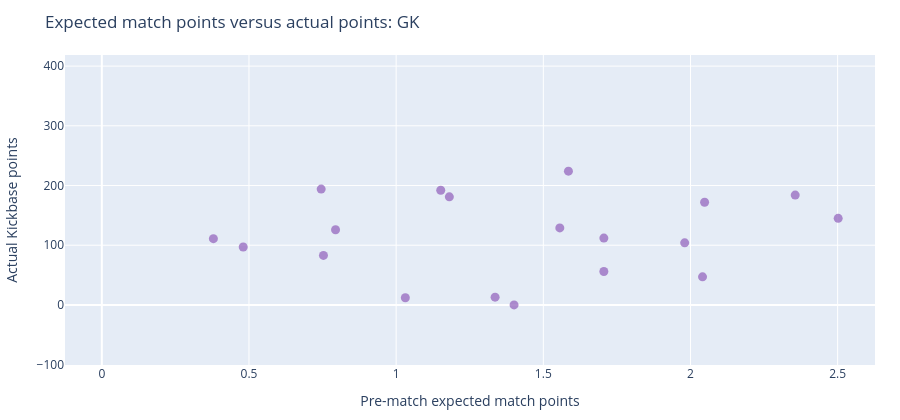
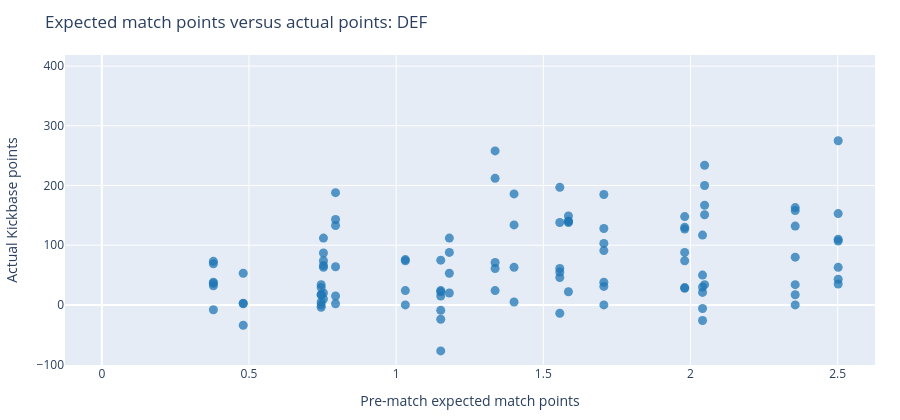
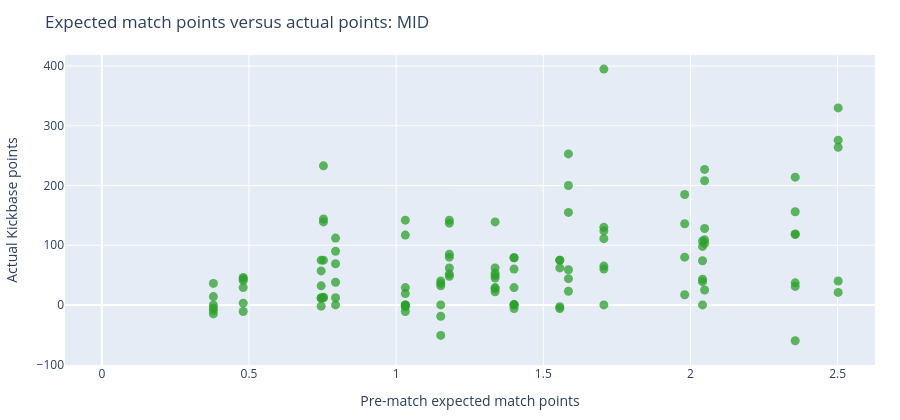
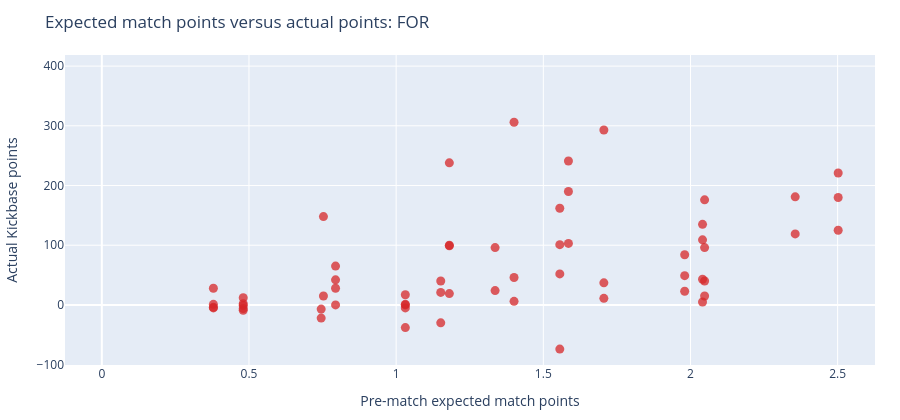

Write notebook code for charts like these, in order.
### Markdown cell above
## Expected match points versus actual points, by position

Each dot is one player. The horizontal axis is the pre-match expected-match-points value; the vertical axis is the actual Kickbase points. Players with zero predicted starting chance who did not appear are excluded; all other players remain. The charts separate goalkeepers, defenders, midfielders, and forwards. Hover a dot for the player and matchday outcome details.

### Code cell
POSITION_LABELS = {1: 'GK', 2: 'DEF', 3: 'MID', 4: 'FOR'}
POSITION_ORDER = ['GK', 'DEF', 'MID', 'FOR']
POSITION_COLORS = {'GK': '#9467bd', 'DEF': '#1f77b4', 'MID': '#2ca02c', 'FOR': '#d62728'}
EXCLUDED_FROM_EXPECTED_POINTS_PLOT = ANALYSIS['starting_chance'].le(0) & ANALYSIS['played'].eq(False)
EXPECTED_POINTS_PLOT = ANALYSIS.loc[~EXCLUDED_FROM_EXPECTED_POINTS_PLOT].copy()
print(f"Excluded {EXCLUDED_FROM_EXPECTED_POINTS_PLOT.sum()} expected non-appearances from the position charts.")
EXPECTED_POINTS_PLOT['position_group'] = (
    pd.to_numeric(EXPECTED_POINTS_PLOT['position'], errors='coerce').map(POSITION_LABELS).fillna('Unknown')
)

def padded_axis_range(values):
    minimum = float(values.min())
    maximum = float(values.max())
    padding = max((maximum - minimum) * 0.05, 0.1)
    return [minimum - padding, maximum + padding]

EXPECTED_POINTS_AXIS_RANGE = padded_axis_range(EXPECTED_POINTS_PLOT['expected_match_points'])
ACTUAL_POINTS_AXIS_RANGE = padded_axis_range(EXPECTED_POINTS_PLOT['actual_points'])

for position_group in POSITION_ORDER:
    players_at_position = EXPECTED_POINTS_PLOT.loc[
        EXPECTED_POINTS_PLOT['position_group'].eq(position_group)
    ]
    if players_at_position.empty:
        continue
    position_figure = go.Figure(go.Scatter(
        x=players_at_position['expected_match_points'],
        y=players_at_position['actual_points'],
        mode='markers',
        name=position_group,
        text=players_at_position['name'],
        customdata=players_at_position[[
            'prediction', 'sofascore_average_rating', 'starting_chance',
            'played', 'started', 'minutes_played',
        ]],
        marker={'size': 9, 'color': POSITION_COLORS.get(position_group, '#7f7f7f'), 'opacity': 0.75},
        hovertemplate=(
            '<b>%{text}</b><br>'
            'Position: ' + position_group + '<br>'
            'Expected match points: %{x:.2f}<br>'
            'Actual points: %{y:.2f}<br>'
            'Raw score: %{customdata[0]:.2f}<br>'
            'SofaScore average rating: %{customdata[1]:.2f}<br>'
            'Starting chance: %{customdata[2]:.2f}<br>'
            'Played: %{customdata[3]}<br>'
            'Started: %{customdata[4]}<br>'
            'Minutes played: %{customdata[5]:.2f}<extra></extra>'
        ),
    ))

    position_figure.update_layout(
        title=f'Expected match points versus actual points: {position_group}',
        xaxis_title='Pre-match expected match points',
        yaxis_title='Actual Kickbase points',
        showlegend=False, height=420,
        margin={'l': 60, 'r': 25, 't': 55, 'b': 55},
    )
    position_figure.update_xaxes(range=EXPECTED_POINTS_AXIS_RANGE)
    position_figure.update_yaxes(range=ACTUAL_POINTS_AXIS_RANGE)
    position_figure.show()

### Figure 1 — Plotly figure (JSON) as saved in the notebook; plotly's stock layout.template omitted (floating-point values rounded to 4 significant figures)
{"data": [{"customdata": [[17.34, 6.93, 1, true, true, 96.12], [3.449, 9.1, 1, true, true, 96.12], [5.12, 6.8, 1, true, true, 98.23], [14.49, 7.1, 1, true, true, 98.23], [7.675, 6.5, 1, true, true, 96.77], [10.11, 6.5, 1, true, true, 96.77], [8.819, 6.6, 1, true, true, 102.7], [0, 0, 0, true, true, 102.7], [1.695, 5.4, 0.2241, false, false, 0], [15.05, 7.6, 1, true, true, 95.52], [0, 0, 0, true, true, 95.52], [14.4, 7.03, 1, true, true, 97.97], [5.44, 7.3, 1, true, true, 97.97], [16.02, 6.8, 1, true, true, 96.77], [0, 0, 0, true, true, 96.77], [11.26, 6.6, 1, true, true, 95.17], [0, 0, 0, true, true, 95.17], [12.52, 7.9, 1, true, true, 94.15], [7.6, 6.6, 1, true, true, 94.15]], "hovertemplate": "<b>%{text}</b><br>Position: GK<br>Expected match points: %{x:.2f}<br>Actual points: %{y:.2f}<br>Raw score: %{customdata[0]:.2f}<br>SofaScore average rating: %{customdata[1]:.2f}<br>Starting chance: %{customdata[2]:.2f}<br>Played: %{customdata[3]}<br>Started: %{customdata[4]}<br>Minutes played: %{customdata[5]:.2f}<extra></extra>", "marker": {"color": "#9467bd", "opacity": 0.75, "size": 9}, "mode": "markers", "name": "GK", "text": ["Manuel Neuer", "Fabian Bredlow", "Nicolas Kristof", "Mark Flekken", "Marvin Schwäbe", "Oliver Baumann", "Matheo Raab", "Noah Atubolu", "Kauã Santos", "Robin Zentner", "Nahuel Noll", "Maarten Vandevoordt", "Moritz Nicolas", "Gregor Kobel", "Daniel Heuer Fernandes", "Mio Backhaus", "Karl Hein", "Finn Dahmen", "Loris Karius"], "type": "scatter", "x": [2.502, 0.3791, 0.753, 2.041, 1.181, 1.556, 1.336, 1.706, 1.401, 1.98, 0.7941, 2.048, 0.7452, 2.356, 0.4804, 1.706, 1.031, 1.585, 1.151], "y": [145.0, 111.0, 83.0, 47.0, 181.0, 129.0, 13.0, 112.0, 0.0, 104.0, 126.0, 172.0, 194.0, 184.0, 97.0, 56.0, 12.0, 224.0, 192.0]}], "layout": {"height": 420, "margin": {"b": 55, "l": 60, "r": 25, "t": 55}, "showlegend": false, "title": {"text": "Expected match points versus actual points: GK"}, "xaxis": {"range": [-0.1251, 2.627], "title": {"text": "Pre-match expected match points"}}, "yaxis": {"range": [-100.6, 418.6], "title": {"text": "Actual Kickbase points"}}}}

### Figure 2 — Plotly figure (JSON) as saved in the notebook; plotly's stock layout.template omitted (floating-point values rounded to 4 significant figures; data arrays with more than 128 entries replaced by an {"elided": "..."} marker saying what was removed)
{"data": [{"customdata": {"elided": "104x6 mixed values"}, "hovertemplate": "<b>%{text}</b><br>Position: DEF<br>Expected match points: %{x:.2f}<br>Actual points: %{y:.2f}<br>Raw score: %{customdata[0]:.2f}<br>SofaScore average rating: %{customdata[1]:.2f}<br>Starting chance: %{customdata[2]:.2f}<br>Played: %{customdata[3]}<br>Started: %{customdata[4]}<br>Minutes played: %{customdata[5]:.2f}<extra></extra>", "marker": {"color": "#1f77b4", "opacity": 0.75, "size": 9}, "mode": "markers", "name": "DEF", "text": ["Jonathan Tah", "Dayot Upamecano", "Konrad Laimer", "Josip Stanišić", "Alphonso Davies", "Nathaniel Brown", "Kim Minjae", "Maximilian Mittelstädt", "Josha Vagnoman", "Jeff Chabot", "Leonidas Stergiou", "Finn Jeltsch", "Ramon Hendriks", "Jan Gyamerah", "Lasse Günther", "Maximilian Rohr", "Felix Keidel", "Lukas Pinckert", "Florian Le Joncour", "Luca Sirch", "Edmond Tapsoba", "Lucas Vázquez", "Miguel Gutiérrez", "Loïc Badé", "Jarell Quansah", "Facundo Medina", "Luka Lochoshvili", "Joël Schmied", "Jahmai Simpson-Pusey", "Gideon Mensah", "Bernardo", "Ozan Kabak", "Albian Hajdari", "Vladimír Coufal", "Robin Hranác", "Mats Rots", "Tom Rothe", "Derrick Köhn", "Josip Juranović", "Leopold Querfeld", "Zeno Van den Bosch", "Robin Koch", "Elias Baum", "Keita Kosugi", "Otávio", "Dominik Kohr", "Danny Da Costa", "Philipp Mwene", "Silvan Dominic Widmer", "Anthony Caci", "Fabio Gruber", "Kacper Potulski", "Laurin Curda", "Mattes Hansen", "Tjark Scheller", "Jano ter Horst", "Jonah Sticker", "Clemens Lippmann", "Willi Orban", "Benjamin Henrichs", "Ridle  Baku", "David Raum", "Lukeba Castello Jr.", "Joseph Scally", "Ko Itakura", "David Herold", "Lukas Ullrich", "Kevin Diks", "Jan Leszczynski", "Daiki Hashioka", "Waldemar Anton", "Julian Ryerson", "Ramy Bensebaini", "Filippo Mane", "Daniel Svensson", "Kauã Prates", "Joane Gadou", "Jordan Torunarigha", "Sebastiaan Bornauw", "Nicolás Capaldo", "Louis Lemke", "Matthias Ginter", "Christian Günter", "Lukas Kübler", "Philipp Lienhart", "Philipp Treu", "Jordy Makengo", "Max Rosenfelder", "Marco Friedl", "Amos Pieper", "Olivier Deman", "Mick Schmetgens", "Jeffrey Gouweleeuw", "Calvin Brackelmann", "Noahkai Banks", "Chrislain Matsima", "Hennes Behrens", "Timo Becker", "Hasan Kuruçay", "Maximilian Wöber", "Robin Gosens", "Vitalie Becker", "Mert Can Ayhan", "Nikola Katic"], "type": "scatter", "x": [2.502, 2.502, 2.502, 2.502, 2.502, 2.502, 2.502, 0.3791, 0.3791, 0.3791, 0.3791, 0.3791, 0.3791, 0.753, 0.753, 0.753, 0.753, 0.753, 0.753, 0.753, 2.041, 2.041, 2.041, 2.041, 2.041, 2.041, 1.181, 1.181, 1.181, 1.181, 1.556, 1.556, 1.556, 1.556, 1.556, 1.556, 1.336, 1.336, 1.336, 1.336, 1.336, 1.401, 1.401, 1.401, 1.401, 1.98, 1.98, 1.98, 1.98, 1.98, 1.98, 1.98, 0.7941, 0.7941, 0.7941, 0.7941, 0.7941, 0.7941, 2.048, 2.048, 2.048, 2.048, 2.048, 0.7452, 0.7452, 0.7452, 0.7452, 0.7452, 0.7452, 0.7452, 2.356, 2.356, 2.356, 2.356, 2.356, 2.356, 2.356, 0.4804, 0.4804, 0.4804, 0.4804, 1.706, 1.706, 1.706, 1.706, 1.706, 1.706, 1.706, 1.031, 1.031, 1.031, 1.031, 1.585, 1.585, 1.585, 1.585, 1.585, 1.151, 1.151, 1.151, 1.151, 1.151, 1.151, 1.151], "y": [35.0, 275.0, 107.0, 43.0, 153.0, 63.0, 110.0, 69.0, 73.0, 32.0, -8.0, 38.0, 36.0, 63.0, 74.0, 87.0, 66.0, 112.0, 20.0, 10.0, -26.0, -6.0, 117.0, 30.0, 50.0, 21.0, 112.0, 20.0, 53.0, 88.0, 61.0, 197.0, 55.0, 138.0, 46.0, -14.0, 71.0, 24.0, 212.0, 258.0, 61.0, 134.0, 186.0, 63.0, 5.0, 88.0, 148.0, 74.0, 29.0, 127.0, 130.0, 28.0, 188.0, 64.0, 133.0, 143.0, 15.0, 2.0, 167.0, 34.0, 234.0, 151.0, 200.0, -4.0, 34.0, 5.0, 17.0, 29.0, 0.0, 17.0, 158.0, 80.0, 0.0, 17.0, 163.0, 34.0, 132.0, 3.0, -34.0, 53.0, 2.0, 185.0, 0.0, 103.0, 128.0, 31.0, 91.0, 38.0, 74.0, 76.0, 24.0, 0.0, 22.0, 149.0, 140.0, 138.0, 140.0, 24.0, 22.0, -77.0, -9.0, 15.0, -24.0, 75.0]}], "layout": {"height": 420, "margin": {"b": 55, "l": 60, "r": 25, "t": 55}, "showlegend": false, "title": {"text": "Expected match points versus actual points: DEF"}, "xaxis": {"range": [-0.1251, 2.627], "title": {"text": "Pre-match expected match points"}}, "yaxis": {"range": [-100.6, 418.6], "title": {"text": "Actual Kickbase points"}}}}

### Figure 3 — Plotly figure (JSON) as saved in the notebook; plotly's stock layout.template omitted (floating-point values rounded to 4 significant figures; data arrays with more than 128 entries replaced by an {"elided": "..."} marker saying what was removed)
{"data": [{"customdata": {"elided": "114x6 mixed values"}, "hovertemplate": "<b>%{text}</b><br>Position: MID<br>Expected match points: %{x:.2f}<br>Actual points: %{y:.2f}<br>Raw score: %{customdata[0]:.2f}<br>SofaScore average rating: %{customdata[1]:.2f}<br>Starting chance: %{customdata[2]:.2f}<br>Played: %{customdata[3]}<br>Started: %{customdata[4]}<br>Minutes played: %{customdata[5]:.2f}<extra></extra>", "marker": {"color": "#2ca02c", "opacity": 0.75, "size": 9}, "mode": "markers", "name": "MID", "text": ["Joshua Kimmich", "Tom Bischof", "Aleksandar Pavlović", "Michael Olise", "Lennart Karl", "Grischa Prömel", "Chris Führich", "Angelo Stiller", "Jamie Leweling", "Chema Andrés", "Bilal El Khannouss", "Lukas Emanuel Petkov", "Lukasz Poreba", "Cole Campbell", "Francis Onyeka", "Maurice Krattenmacher", "Noah Darvich", "Jonas Hofmann", "Malik Tillman", "Aleix García", "Ibrahim Maza", "Nathan Tella", "Ezequiél Fernández", "Tom Krauß", "Ellyes Skhiri", "Jan Thielmann", "Ísak Jóhannesson", "Said El Mala", "Alessio Castro-Montes", "Paul Okon-Engstler", "Andrej Kramarić", "Patrick Wimmer", "Leon Avdullahu", "Wouter Burger", "Nathan De Cat", "Rani Khedira", "Janik Haberer", "Woo-Yeong Jeong", "Tim Skarke", "András Schäfer", "Aljoscha Kemlein", "Michel Aebischer", "Livan Burcu", "Mario Götze", "Ritsu Dōan", "Can Uzun", "Farès Chaïbi", "Oscar Højlund", "Love Arrhov", "Ayoube Amaimouni", "Raphael Onyedika", "Nadiem Amiri", "Jae-Sung Lee", "Kaishu Sano", "Otto Ruoppi", "Raphael Obermair", "Oliver Batista Meier", "Tom Baack", "Gabriel Vidović", "Laurin Ulrich", "Santiago Castañeda", "Rocco Reitz", "Brajan Gruda", "Nicolas Seiwald", "Arthur Vermeeren", "Antonio Nusa", "Ezechiel Banzuzi", "Kevin Stöger", "Robin Hack", "Philipp Sander", "Franck Honorat", "Wael Mohya", "Hugo Bolin", "Marcel Sabitzer", "Felix Nmecha", "Joey Veerman", "Jobe Bellingham", "Samuele Inácio", "Konstantinos Karetsas", "Giannis Konstantelias", "Bakery Jatta", "Nicolai Remberg", "Albert Sambi Lokonga", "Albert Grønbæk", "Martin Adeline", "Bilal Nadir", "Vincenzo Grifo", "Maximilian Eggestein", "Jan-Niklas Beste", "Yannik Engelhardt", "Derry Scherhant", "Yuito Suzuki", "Cyriaque Irié", "Eren Sami Dinkçi", "Ludovit Reis", "Jens Stage", "Senne Lynen", "Marco Grüll", "Chuki", "Samuel Mbangula", "Patrice Covic", "Dariusz Stalmach", "Marius Wolf", "Yannik Keitel", "Mert Kömür", "Robin Fellhauer", "Fabian Rieder", "Han-Noah Massengo", "Ron Schallenberg", "Soufiane El-Faouzi", "Dejan Ljubičić", "Éric Dina Ebimbe", "Satoshi Tanaka", "Adil Aouchiche"], "type": "scatter", "x": [2.502, 2.502, 2.502, 2.502, 2.502, 0.3791, 0.3791, 0.3791, 0.3791, 0.3791, 0.3791, 0.753, 0.753, 0.753, 0.753, 0.753, 0.753, 2.041, 2.041, 2.041, 2.041, 2.041, 2.041, 1.181, 1.181, 1.181, 1.181, 1.181, 1.181, 1.181, 1.556, 1.556, 1.556, 1.556, 1.556, 1.336, 1.336, 1.336, 1.336, 1.336, 1.336, 1.336, 1.336, 1.401, 1.401, 1.401, 1.401, 1.401, 1.401, 1.401, 1.401, 1.98, 1.98, 1.98, 1.98, 0.7941, 0.7941, 0.7941, 0.7941, 0.7941, 0.7941, 2.048, 2.048, 2.048, 2.048, 2.048, 2.048, 0.7452, 0.7452, 0.7452, 0.7452, 0.7452, 0.7452, 2.356, 2.356, 2.356, 2.356, 2.356, 2.356, 2.356, 0.4804, 0.4804, 0.4804, 0.4804, 0.4804, 0.4804, 1.706, 1.706, 1.706, 1.706, 1.706, 1.706, 1.706, 1.031, 1.031, 1.031, 1.031, 1.031, 1.031, 1.031, 1.031, 1.031, 1.585, 1.585, 1.585, 1.585, 1.585, 1.585, 1.151, 1.151, 1.151, 1.151, 1.151, 1.151], "y": [330.0, 40.0, 264.0, 276.0, 21.0, 14.0, 0.0, 36.0, -5.0, -9.0, -15.0, 233.0, 75.0, 144.0, 139.0, 13.0, 12.0, 43.0, 74.0, 98.0, 107.0, 0.0, 39.0, 80.0, 48.0, 85.0, 137.0, 142.0, 62.0, 52.0, -3.0, 75.0, 75.0, 62.0, -6.0, 49.0, 29.0, 62.0, 139.0, 45.0, 53.0, 27.0, 22.0, 0.0, 0.0, 60.0, 79.0, 1.0, -6.0, 79.0, 29.0, 185.0, 80.0, 136.0, 17.0, 90.0, 0.0, 12.0, 69.0, 38.0, 112.0, 208.0, 128.0, 109.0, 25.0, 227.0, 103.0, -2.0, 12.0, 57.0, 75.0, 11.0, 32.0, 37.0, 118.0, 31.0, 156.0, -60.0, 214.0, 119.0, 41.0, 46.0, 44.0, 29.0, 3.0, -11.0, 0.0, 124.0, 130.0, 65.0, 111.0, 395.0, 60.0, -11.0, 29.0, 0.0, -3.0, 117.0, 19.0, 0.0, -1.0, 142.0, 253.0, 23.0, 44.0, 59.0, 200.0, 155.0, -51.0, 36.0, 32.0, -19.0, 0.0, 40.0]}], "layout": {"height": 420, "margin": {"b": 55, "l": 60, "r": 25, "t": 55}, "showlegend": false, "title": {"text": "Expected match points versus actual points: MID"}, "xaxis": {"range": [-0.1251, 2.627], "title": {"text": "Pre-match expected match points"}}, "yaxis": {"range": [-100.6, 418.6], "title": {"text": "Actual Kickbase points"}}}}

### Figure 4 — Plotly figure (JSON) as saved in the notebook; plotly's stock layout.template omitted (floating-point values rounded to 4 significant figures; data arrays with more than 128 entries replaced by an {"elided": "..."} marker saying what was removed)
{"data": [{"customdata": {"elided": "60x6 mixed values"}, "hovertemplate": "<b>%{text}</b><br>Position: FOR<br>Expected match points: %{x:.2f}<br>Actual points: %{y:.2f}<br>Raw score: %{customdata[0]:.2f}<br>SofaScore average rating: %{customdata[1]:.2f}<br>Starting chance: %{customdata[2]:.2f}<br>Played: %{customdata[3]}<br>Started: %{customdata[4]}<br>Minutes played: %{customdata[5]:.2f}<extra></extra>", "marker": {"color": "#d62728", "opacity": 0.75, "size": 9}, "mode": "markers", "name": "FOR", "text": ["Harry Kane", "Luis Díaz", "Ismael Saibari", "Ermedin Demirović", "Tiago Tomás", "Dzenan Pejcinovic", "Deniz Undav", "Luca Schnellbacher", "David Mokwa", "Patrik Schick", "Victor Boniface", "Christian Kofane", "Afonso Moreira", "Linton Maina", "Marius Bülter", "Ragnar Ache", "Thijs Dallinga", "Bambasé Conté", "Adam Hložek", "Max Moerstedt", "Adam Daghim", "Marin Ljubicic", "Emmanuel Latte Lath", "Jonathan Burkardt", "Younes Ebnoutalib", "Malik Pimpong", "Phillip Tietz", "Sheraldo Becker", "Ransford Königsdörffer", "Steffen Tigges", "Marvin Pieringer", "Stefano Marino", "Albert Frank Millgramm", "Christopher Nkunku", "Johan Bakayoko", "Tidiam Gomis", "Conrad Harder", "Tim Kleindienst", "Isac Lidberg", "Serhou Guirassy", "Maximilian Beier", "Yussuf Poulsen", "Rayan Philippe", "Otto Stange", "Patson Daka", "Terem Moffi", "Lucas Höler", "Igor Matanović", "Keisuke Goto", "Niclas Füllkrug", "Cédric Itten", "Justin Njinmah", "Salim Amani Musah", "Paul Erevbenagie", "Michael Gregoritsch", "Anton Kade", "Rodrigo Ribeiro", "Edin Džeko", "Junior Adamu", "Moussa Sylla"], "type": "scatter", "x": [2.502, 2.502, 2.502, 0.3791, 0.3791, 0.3791, 0.3791, 0.753, 0.753, 2.041, 2.041, 2.041, 2.041, 1.181, 1.181, 1.181, 1.181, 1.556, 1.556, 1.556, 1.556, 1.336, 1.336, 1.401, 1.401, 1.401, 1.98, 1.98, 1.98, 0.7941, 0.7941, 0.7941, 0.7941, 2.048, 2.048, 2.048, 2.048, 0.7452, 0.7452, 2.356, 2.356, 0.4804, 0.4804, 0.4804, 0.4804, 0.4804, 1.706, 1.706, 1.706, 1.031, 1.031, 1.031, 1.031, 1.031, 1.585, 1.585, 1.585, 1.151, 1.151, 1.151], "y": [125.0, 221.0, 180.0, -4.0, 28.0, 1.0, -5.0, 15.0, 148.0, 135.0, 43.0, 109.0, 5.0, 99.0, 19.0, 100.0, 238.0, 101.0, 52.0, -74.0, 162.0, 24.0, 96.0, 46.0, 306.0, 6.0, 84.0, 49.0, 23.0, 28.0, 65.0, 42.0, 0.0, 96.0, 15.0, 176.0, 40.0, -22.0, -7.0, 181.0, 119.0, -9.0, -1.0, -6.0, 12.0, 2.0, 37.0, 293.0, 11.0, -38.0, 17.0, 1.0, -5.0, 0.0, 190.0, 241.0, 103.0, -30.0, 40.0, 21.0]}], "layout": {"height": 420, "margin": {"b": 55, "l": 60, "r": 25, "t": 55}, "showlegend": false, "title": {"text": "Expected match points versus actual points: FOR"}, "xaxis": {"range": [-0.1251, 2.627], "title": {"text": "Pre-match expected match points"}}, "yaxis": {"range": [-100.6, 418.6], "title": {"text": "Actual Kickbase points"}}}}
